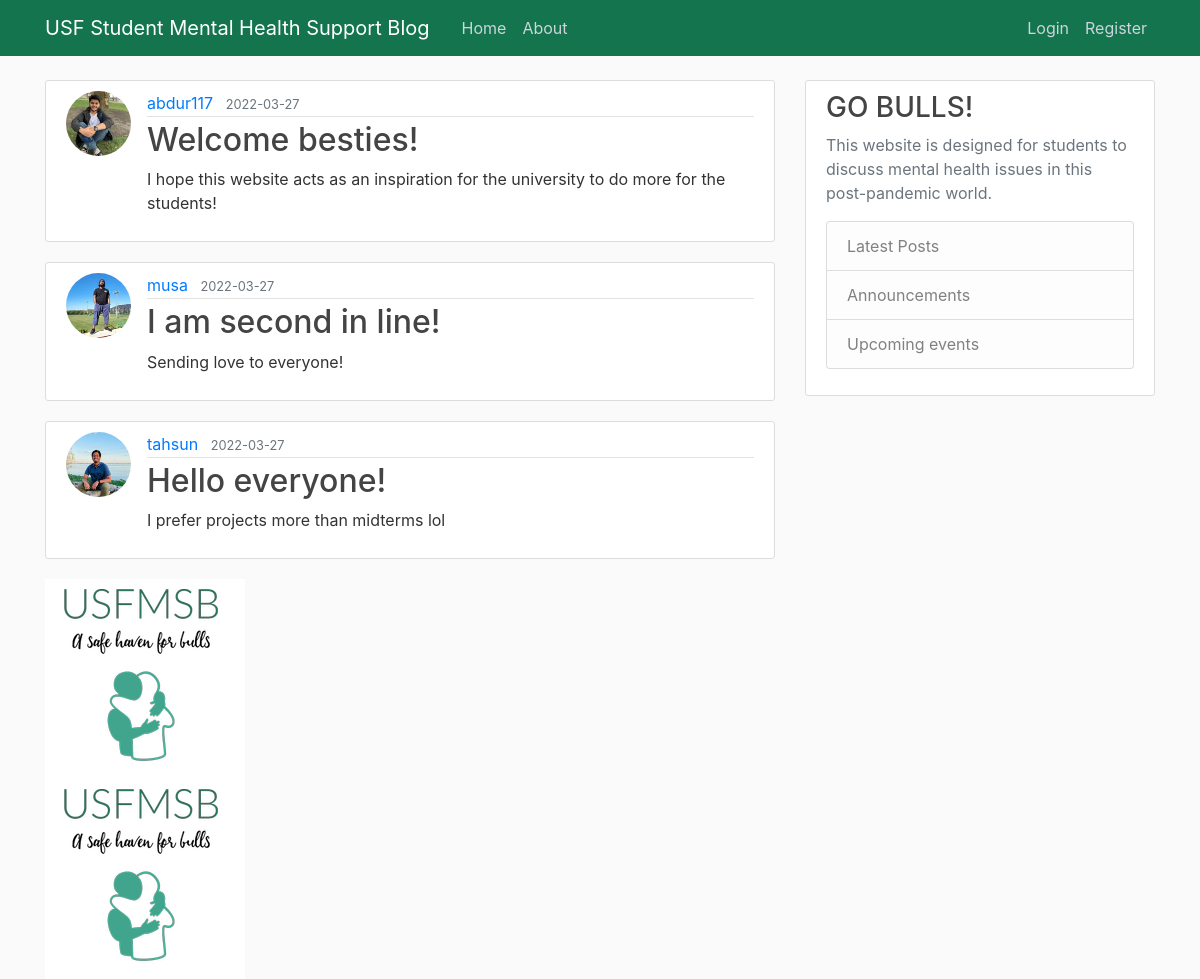
The page /home on the database its author committed.
### flaskblog/models.py (models this page shows, shortened)
class Post(db.Model):
    id = db.Column(db.Integer, primary_key=True)
    title = db.Column(db.String(100), nullable=False)
    date_posted = db.Column(db.DateTime, nullable=False, default=datetime.utcnow)
    content = db.Column(db.Text, nullable=False)
    user_id = db.Column(db.Integer, db.ForeignKey('user.id'), nullable=False)

class User(db.Model, UserMixin):
    id = db.Column(db.Integer, primary_key=True)
    username = db.Column(db.String(20), unique=True, nullable=False)
    email = db.Column(db.String(120), unique=True, nullable=False)
    image_file = db.Column(db.String(20), nullable=False, default='default.jpg')
    password = db.Column(db.String(60), nullable=False)
    posts = db.relationship('Post', backref='author', lazy=True)

### flaskblog/routes.py (the view)
@app.route("/")
@app.route("/home")
def home():
    posts = Post.query.all()
    return render_template('home.html', posts=posts)

### flaskblog/templates/home.html
{% extends "layout.html" %}
{% block content %}
    {% for post in posts %}
        <article class="media content-section">
          <img class="rounded-circle article-img" src="{{ url_for('static', filename='profile_pics/' + post.author.image_file) }}">
          <div class="media-body">
            <div class="article-metadata">
              <a class="mr-2" href="#">{{ post.author.username }}</a>
              <small class="text-muted">{{ post.date_posted.strftime('%Y-%m-%d') }}</small>
            </div>
            <h2><a class="article-title" href="{{ url_for('post', post_id=post.id) }}">{{ post.title }}</a></h2>
            <p class="article-content">{{ post.content }}</p>
          </div>
        </article>
    {% endfor %}
{% endblock content %}

### flaskblog/templates/layout.html (shortened to what this page needs)
<!DOCTYPE html>
<html>
<head>
    <link rel="stylesheet" href="https://maxcdn.bootstrapcdn.com/bootstrap/4.0.0/css/bootstrap.min.css">
    <link rel="stylesheet" type="text/css" href="{{ url_for('static', filename='main.css') }}">
</head>
<body>
    <header class="site-header">
      <nav class="navbar navbar-expand-md navbar-dark bg-steel fixed-top">
        <div class="container">
          <a class="navbar-brand mr-4" href="/">USF Student Mental Health Support Blog</a>
          <div class="collapse navbar-collapse" id="navbarToggle">
            <div class="navbar-nav mr-auto">
              <a class="nav-item nav-link" href="{{ url_for('home') }}">Home</a>
              <a class="nav-item nav-link" href="{{ url_for('about') }}">About</a>
            </div>
            <div class="navbar-nav">
              {% if current_user.is_authenticated %}
                <a class="nav-item nav-link" href="{{ url_for('new_post') }}">New Post</a>
                <a class="nav-item nav-link" href="{{ url_for('account') }}">Account</a>
                <a class="nav-item nav-link" href="{{ url_for('logout') }}">Logout</a>
              {% else %}
                <a class="nav-item nav-link" href="{{ url_for('login') }}">Login</a>
                <a class="nav-item nav-link" href="{{ url_for('register') }}">Register</a>
              {% endif %}
            </div>
          </div>
        </div>
      </nav>
    </header>
    <main role="main" class="container">
      <div class="row">
        <div class="col-md-8">
          {% block content %}{% endblock %}
        </div>
        <div class="col-md-4">
          <div class="content-section">
            <h3>GO BULLS!</h3>
            <p class='text-muted'>This website is designed for students to discuss mental health issues in this post-pandemic world.
              <ul class="list-group">
                <li class="list-group-item list-group-item-light">Latest Posts</li>
                <li class="list-group-item list-group-item-light">Announcements</li>
                <li class="list-group-item list-group-item-light">Upcoming events</li>
              </ul>
            </p>
          </div>
        </div>
      </div>
      <marquee behavior="alternate" direction="left">
        <img src="{{url_for('static', filename= 'monke.jpg')}}">
      </marquee>
      <marquee behavior="alternate" direction="Right">
        <img src="{{url_for('static', filename= 'monke.jpg')}}">
     </marquee>
    </main>
</body>
</html>

### flaskblog/static/main.css (style rules this page uses)
body { background: #fafafa; color: #333333; margin-top: 5rem; }
h1, h2, h3, h4, h5, h6 { color: #444444; }
.bg-steel { background-color: #13744d; }
.site-header .navbar-nav .nav-link { color: #cbd5db; }
.content-section { background: #ffffff; padding: 10px 20px; border: 1px solid #dddddd; border-radius: 3px; margin-bottom: 20px; }
.article-title { color: #444444; }
.article-content { white-space: pre-line; }
.article-img { height: 65px; width: 65px; margin-right: 16px; }
.article-metadata { padding-bottom: 1px; margin-bottom: 4px; border-bottom: 1px solid #e3e3e3 }

### rows shown on the page
Post: image_file (picture), author.username "abdur117", date_posted "2022-03-27", title "Welcome besties!", content "I hope this website acts as an inspiration for the university to do more for the students!"
Post: image_file (picture), author.username "musa", date_posted "2022-03-27", title "I am second in line!", content "Sending love to everyone!"
Post: image_file (picture), author.username "tahsun", date_posted "2022-03-27", title "Hello everyone!", content "I prefer projects more than midterms lol"
